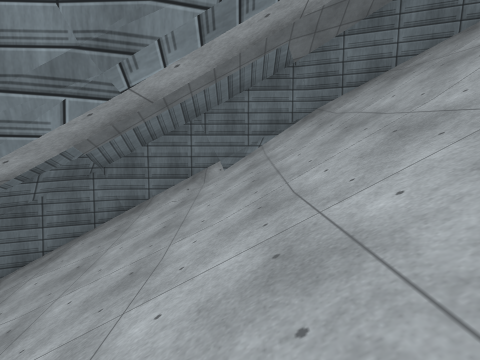
[1] (above)

17 first-person views from a walk through a 3-D level made in the Unity game engine. The camera is 1.3 m above the floor, tilts 6° down and sees 80° across. The floor is counted in squares, 2 m on a side. Each view is taken from the middle of a square. On the plan, view 1 faces up. The plan holds only what a view shows up to about 9 squares ahead; the rest is blank. The place goes on beyond the plan. The player character is not drawn. Surface patterns are stand-ins for the level's own textures.

[2]
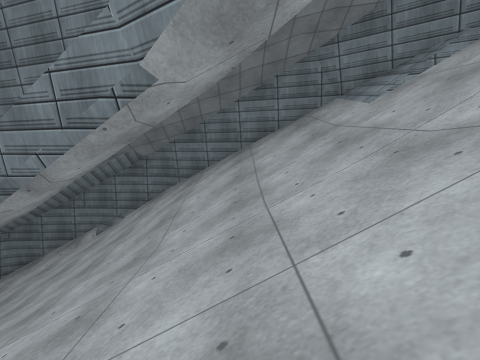

[3]
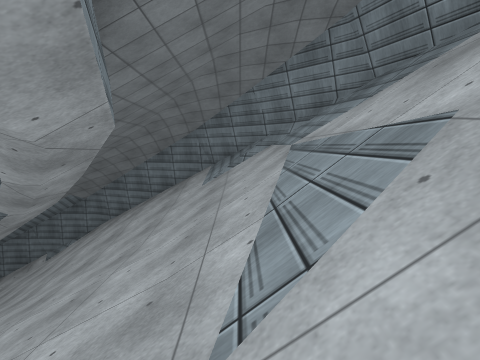

[4]
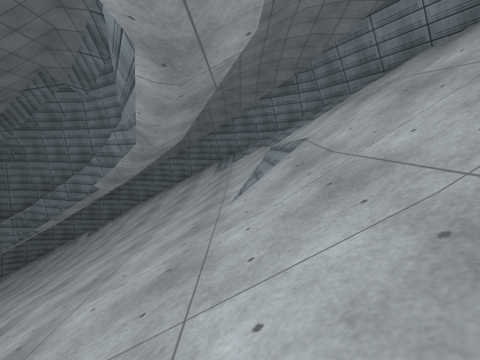

[5]
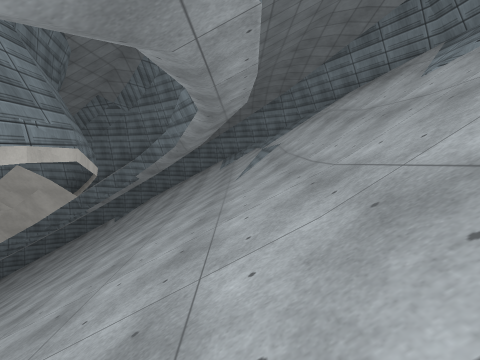

[6]
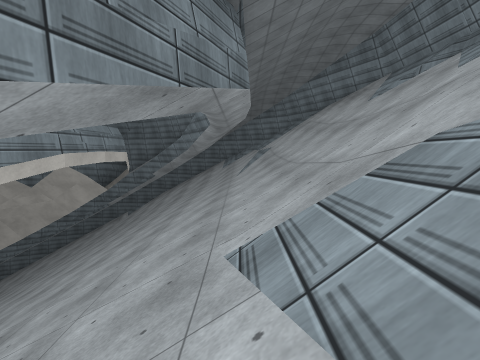

[7]
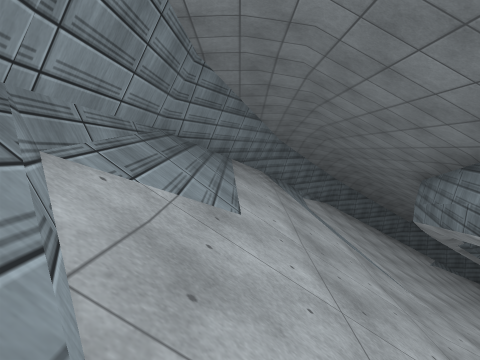

[8]
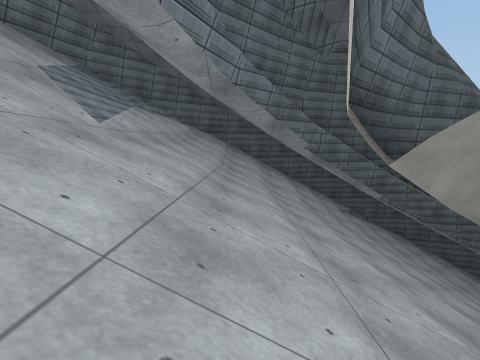

[9]
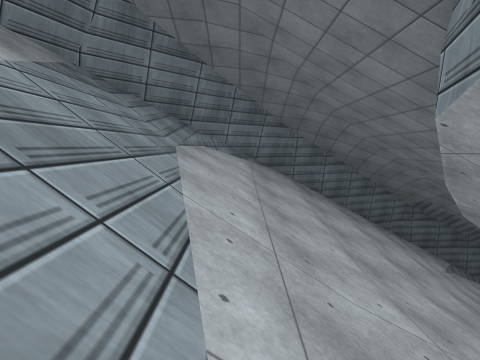

[10]
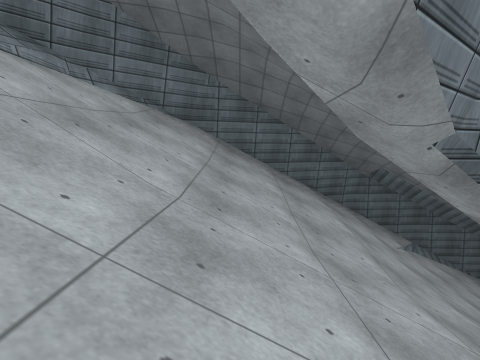

[11]
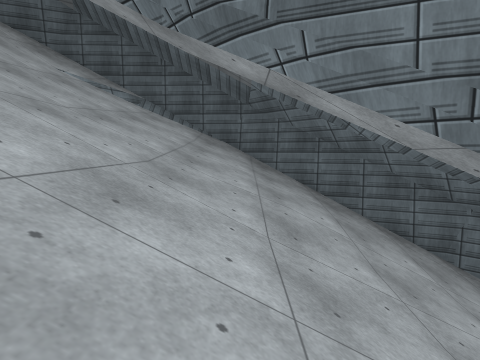

[12]
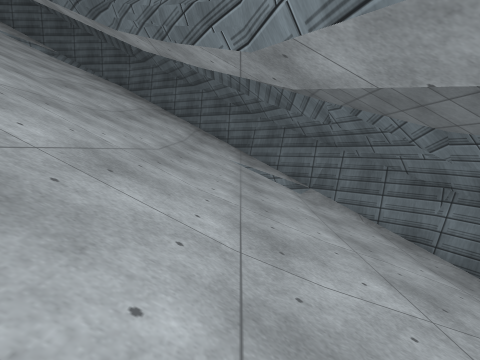

[13]
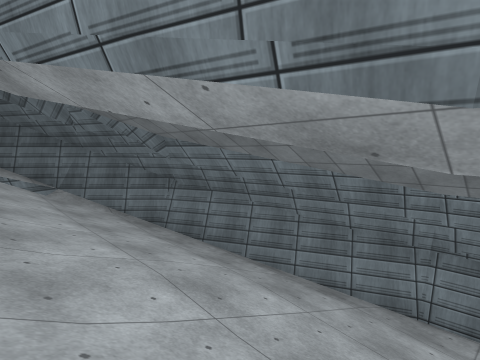

[14]
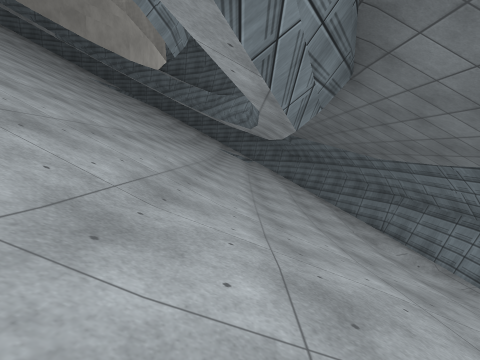

[15]
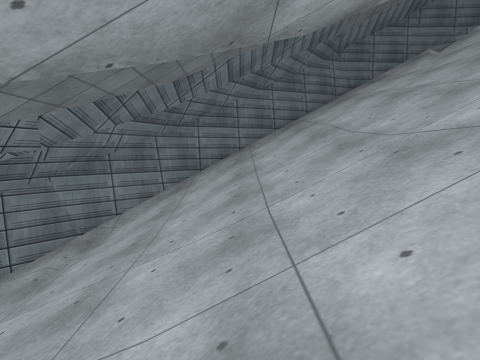

[16]
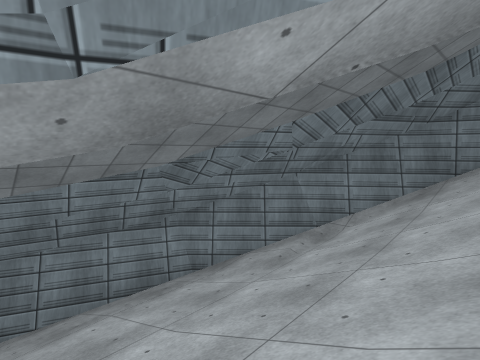

[17]
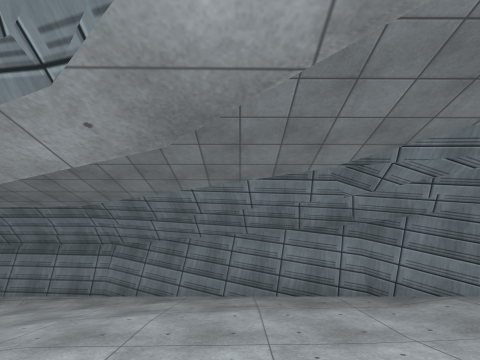

### Floor plan
Key: @ floor where view 1 was taken; # wall or solid block; / step, stairs or slope; = window, fence, low wall or low ledge.
Columns run from 13 left of view 1 to 11 right of it. Each row starts with its distance up from view 1.
  7          ########
  6        ###//////###
  5      ###//////////###
  4     ##//////////////##
  3    ##////////////////##
  2   ##//////////////////#
  1   #//////// //////////##
  0   #///////   @/////////#
 -1  ##//////      ////////#
 -2  #//////      /////////#=
 -3  #//////      //////////#
 -4 ##///////     //////////#
 -5 #/////////    //////////#
 -6 #/////////     /////////#
 -7 #//////////    /////////#
 -8 #///////////    ////////#
 -9 ##//////////   /////////#
-10  #//////////  //////////#
-11  #///////    //////////##
-12  ##////////  //////////#
-13   #////////////////////#
-14   #///////////////////##
-15   ##//////////////////#
-16    ##////////////////##
-17     ##//////////////##
-18      ##///////////###
-19        ###//////###
-20          ########

Positions as (right, up) in squares from view 1, and headings:
1: (0, 0), facing up
2: (4, -2), facing up
3: (7, -4), facing up
4: (7, -7), facing up
5: (7, -10), facing up
6: (7, -12), facing up
7: (10, -5), facing down
8: (5, -6), facing down
9: (7, -10), facing down
10: (5, -11), facing down
11: (-3, -12), facing down
12: (-7, -9), facing down
13: (-7, -8), facing down-left
14: (-8, -1), facing down
15: (-6, -2), facing up
16: (-6, -2), facing up-left
17: (-6, -1), facing left
